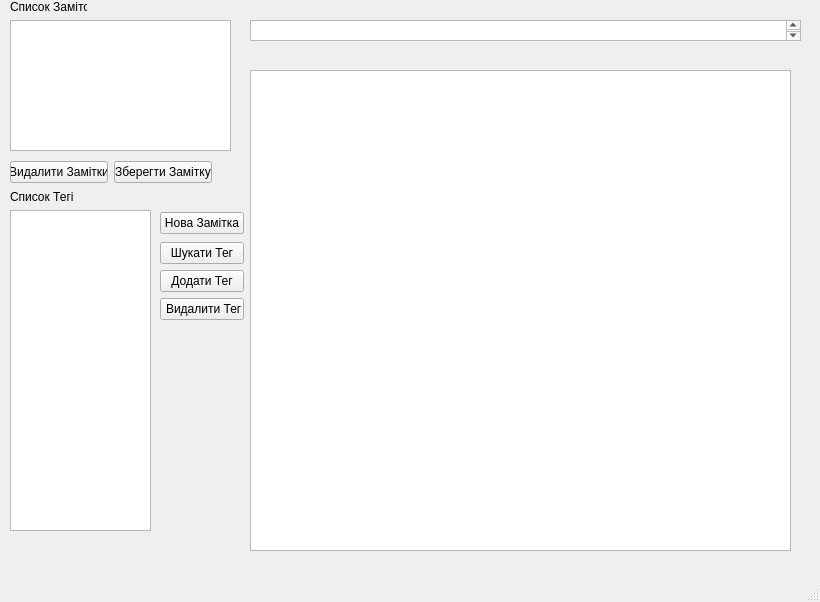
<?xml version="1.0" encoding="UTF-8"?>
<ui version="4.0">
 <class>MainWindow</class>
 <widget class="QMainWindow" name="MainWindow">
  <property name="geometry">
   <rect>
    <x>0</x>
    <y>0</y>
    <width>820</width>
    <height>602</height>
   </rect>
  </property>
  <property name="windowTitle">
   <string>MainWindow</string>
  </property>
  <widget class="QWidget" name="centralwidget">
   <widget class="QTextEdit" name="textEdit">
    <property name="geometry">
     <rect>
      <x>250</x>
      <y>70</y>
      <width>541</width>
      <height>481</height>
     </rect>
    </property>
    <property name="minimumSize">
     <size>
      <width>0</width>
      <height>481</height>
     </size>
    </property>
   </widget>
   <widget class="QTextEdit" name="textEdit_2">
    <property name="geometry">
     <rect>
      <x>10</x>
      <y>210</y>
      <width>141</width>
      <height>321</height>
     </rect>
    </property>
   </widget>
   <widget class="QTextEdit" name="textEdit_3">
    <property name="geometry">
     <rect>
      <x>250</x>
      <y>20</y>
      <width>551</width>
      <height>21</height>
     </rect>
    </property>
   </widget>
   <widget class="QTextEdit" name="textEdit_4">
    <property name="geometry">
     <rect>
      <x>10</x>
      <y>20</y>
      <width>221</width>
      <height>131</height>
     </rect>
    </property>
   </widget>
   <widget class="QLabel" name="label">
    <property name="geometry">
     <rect>
      <x>10</x>
      <y>0</y>
      <width>77</width>
      <height>13</height>
     </rect>
    </property>
    <property name="text">
     <string>Список Заміток</string>
    </property>
   </widget>
   <widget class="QLabel" name="label_2">
    <property name="geometry">
     <rect>
      <x>10</x>
      <y>190</y>
      <width>64</width>
      <height>13</height>
     </rect>
    </property>
    <property name="text">
     <string>Список Тегів</string>
    </property>
   </widget>
   <widget class="QWidget" name="">
    <property name="geometry">
     <rect>
      <x>10</x>
      <y>160</y>
      <width>202</width>
      <height>25</height>
     </rect>
    </property>
    <layout class="QHBoxLayout" name="horizontalLayout">
     <item>
      <widget class="QPushButton" name="pushButton_6">
       <property name="text">
        <string>Видалити Замітки</string>
       </property>
      </widget>
     </item>
     <item>
      <widget class="QPushButton" name="pushButton_5">
       <property name="text">
        <string>Зберегти Замітку</string>
       </property>
      </widget>
     </item>
    </layout>
   </widget>
   <widget class="QWidget" name="">
    <property name="geometry">
     <rect>
      <x>160</x>
      <y>210</y>
      <width>84</width>
      <height>114</height>
     </rect>
    </property>
    <layout class="QVBoxLayout" name="verticalLayout_2">
     <item>
      <widget class="QPushButton" name="pushButton_2">
       <property name="text">
        <string>Нова Замітка</string>
       </property>
      </widget>
     </item>
     <item>
      <layout class="QVBoxLayout" name="verticalLayout">
       <item>
        <widget class="QPushButton" name="pushButton">
         <property name="text">
          <string>Шукати Тег</string>
         </property>
        </widget>
       </item>
       <item>
        <widget class="QPushButton" name="pushButton_4">
         <property name="text">
          <string>Додати Тег</string>
         </property>
        </widget>
       </item>
       <item>
        <widget class="QPushButton" name="pushButton_3">
         <property name="text">
          <string> Видалити Тег</string>
         </property>
        </widget>
       </item>
      </layout>
     </item>
    </layout>
   </widget>
  </widget>
  <widget class="QMenuBar" name="menubar">
   <property name="geometry">
    <rect>
     <x>0</x>
     <y>0</y>
     <width>820</width>
     <height>21</height>
    </rect>
   </property>
  </widget>
  <widget class="QStatusBar" name="statusbar"/>
 </widget>
 <resources/>
 <connections/>
</ui>
